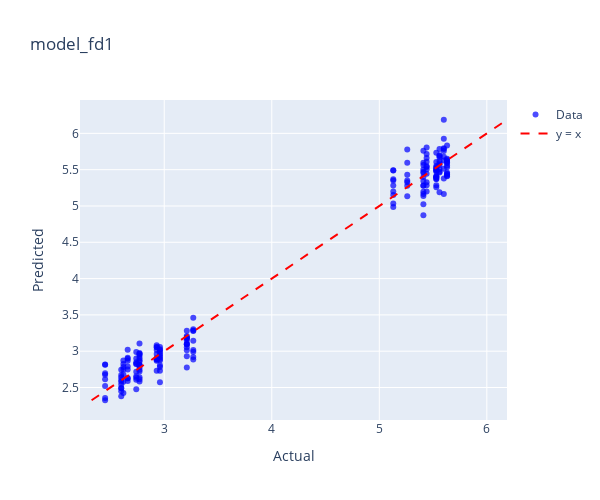
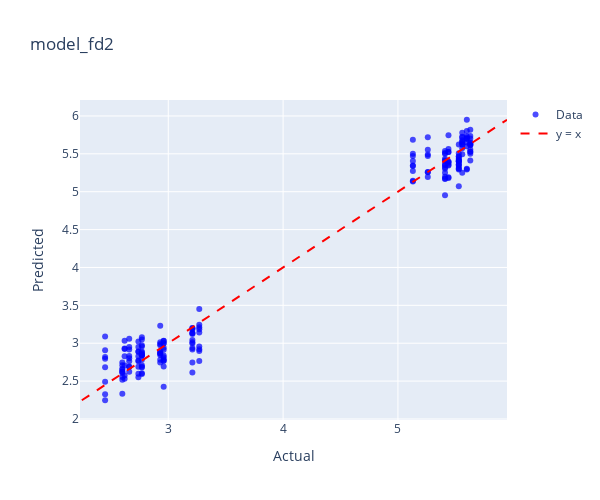
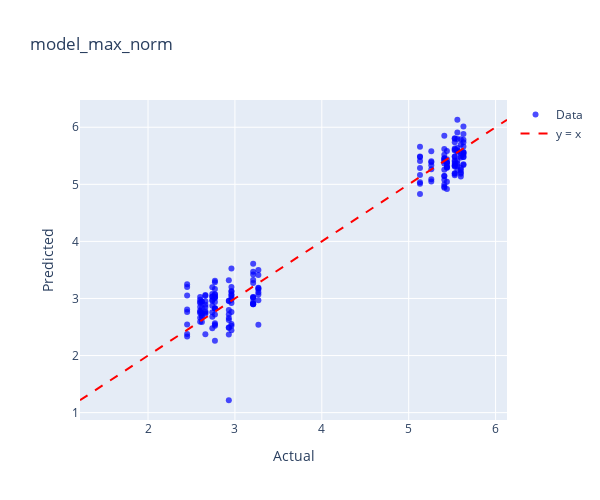
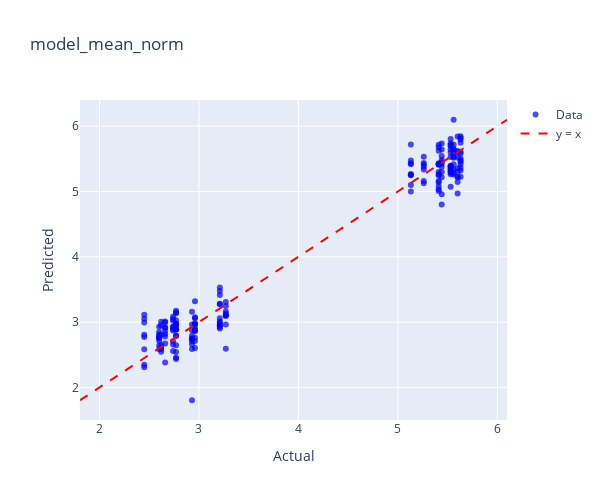

Write notebook code for charts like these, in order.
### Code cell
model_dict = {
    'model_fd1': (model_fd1, kadar_air_fd1),
    'model_fd2': (model_fd2, kadar_air_fd2),
    'model_max_norm': (model_max_norm, kadar_air_max_norm),
    'model_mean_norm': (model_mean_norm, kadar_air_mean_norm),
    'model_msc': (model_msc, kadar_air_msc),
    'model_ori': (model_ori, kadar_air_ori),
    'model_range_norm': (model_range_norm, kadar_air_range_norm),
    'model_sg1': (model_sg1, kadar_air_sg1),
    'model_sg2': (model_sg2, kadar_air_sg2),
    'model_snv': (model_snv, kadar_air_snv),
}

for name, (model, data) in model_dict.items():
    print(f"Plotting for {name}")
    plot_actual_vs_predicted_plotly(model, data, 'Kadar Air',name)

### Figure 1 — Plotly figure (JSON) as saved in the notebook; plotly's stock layout.template omitted (floating-point values rounded to 4 significant figures; data arrays with more than 128 entries replaced by an {"elided": "..."} marker saying what was removed)
{"data": [{"hovertemplate": "Index: %{text}<br>Actual: %{x}<br>Predicted: %{y}<extra></extra>", "marker": {"color": "blue", "opacity": 0.7, "size": 6}, "mode": "markers", "name": "Data", "text": {"elided": "200 str values"}, "type": "scatter", "x": {"elided": "200 float values"}, "y": {"elided": "200 float values"}}, {"line": {"color": "red", "dash": "dash"}, "mode": "lines", "name": "y = x", "type": "scatter", "x": [2.324, 6.188], "y": [2.324, 6.188]}], "layout": {"height": 500, "title": {"text": "model_fd1"}, "width": 600, "xaxis": {"title": {"text": "Actual"}}, "yaxis": {"title": {"text": "Predicted"}}}}

### Figure 2 — Plotly figure (JSON) as saved in the notebook; plotly's stock layout.template omitted (floating-point values rounded to 4 significant figures; data arrays with more than 128 entries replaced by an {"elided": "..."} marker saying what was removed)
{"data": [{"hovertemplate": "Index: %{text}<br>Actual: %{x}<br>Predicted: %{y}<extra></extra>", "marker": {"color": "blue", "opacity": 0.7, "size": 6}, "mode": "markers", "name": "Data", "text": {"elided": "200 str values"}, "type": "scatter", "x": {"elided": "200 float values"}, "y": {"elided": "200 float values"}}, {"line": {"color": "red", "dash": "dash"}, "mode": "lines", "name": "y = x", "type": "scatter", "x": [2.247, 5.95], "y": [2.247, 5.95]}], "layout": {"height": 500, "title": {"text": "model_fd2"}, "width": 600, "xaxis": {"title": {"text": "Actual"}}, "yaxis": {"title": {"text": "Predicted"}}}}

### Figure 3 — Plotly figure (JSON) as saved in the notebook; plotly's stock layout.template omitted (floating-point values rounded to 4 significant figures; data arrays with more than 128 entries replaced by an {"elided": "..."} marker saying what was removed)
{"data": [{"hovertemplate": "Index: %{text}<br>Actual: %{x}<br>Predicted: %{y}<extra></extra>", "marker": {"color": "blue", "opacity": 0.7, "size": 6}, "mode": "markers", "name": "Data", "text": {"elided": "200 str values"}, "type": "scatter", "x": {"elided": "200 float values"}, "y": {"elided": "200 float values"}}, {"line": {"color": "red", "dash": "dash"}, "mode": "lines", "name": "y = x", "type": "scatter", "x": [1.217, 6.131], "y": [1.217, 6.131]}], "layout": {"height": 500, "title": {"text": "model_max_norm"}, "width": 600, "xaxis": {"title": {"text": "Actual"}}, "yaxis": {"title": {"text": "Predicted"}}}}

### Figure 4 — Plotly figure (JSON) as saved in the notebook; plotly's stock layout.template omitted (floating-point values rounded to 4 significant figures; data arrays with more than 128 entries replaced by an {"elided": "..."} marker saying what was removed)
{"data": [{"hovertemplate": "Index: %{text}<br>Actual: %{x}<br>Predicted: %{y}<extra></extra>", "marker": {"color": "blue", "opacity": 0.7, "size": 6}, "mode": "markers", "name": "Data", "text": {"elided": "200 str values"}, "type": "scatter", "x": {"elided": "200 float values"}, "y": {"elided": "200 float values"}}, {"line": {"color": "red", "dash": "dash"}, "mode": "lines", "name": "y = x", "type": "scatter", "x": [1.804, 6.096], "y": [1.804, 6.096]}], "layout": {"height": 500, "title": {"text": "model_mean_norm"}, "width": 600, "xaxis": {"title": {"text": "Actual"}}, "yaxis": {"title": {"text": "Predicted"}}}}
